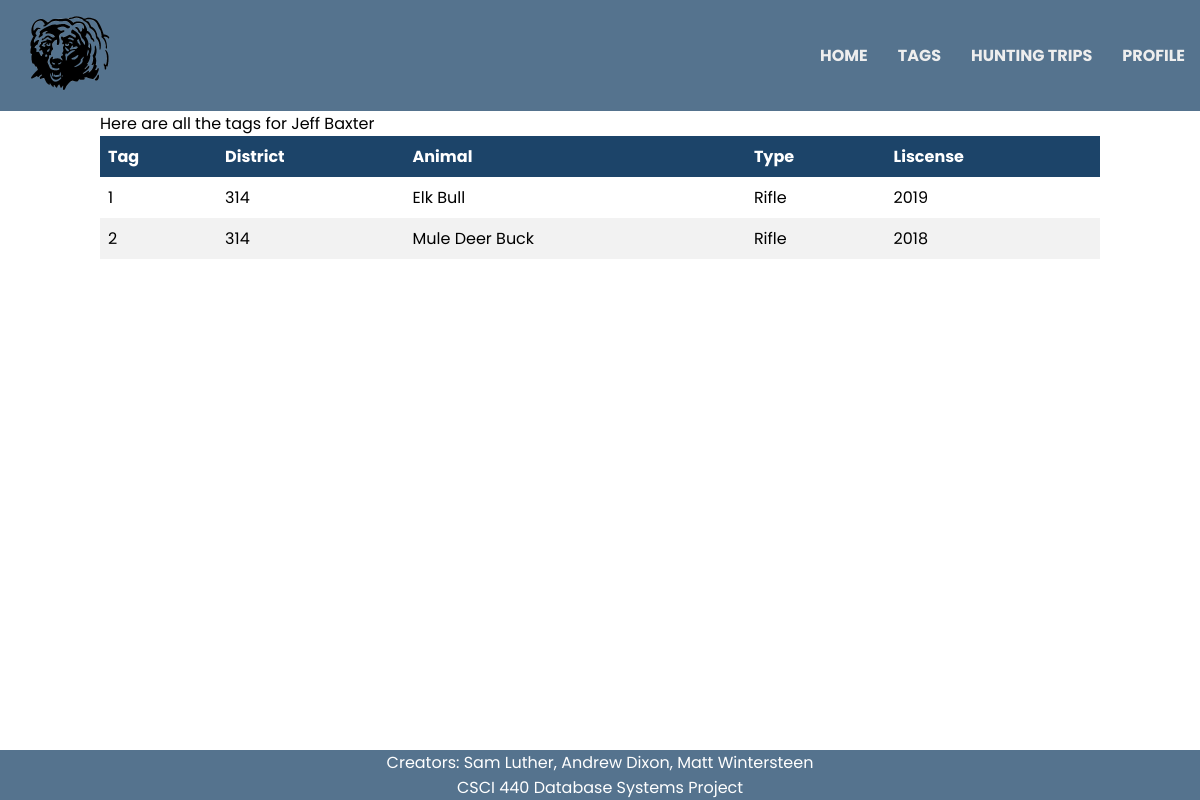
Page /tags.php (signed in) on the earlier database version.
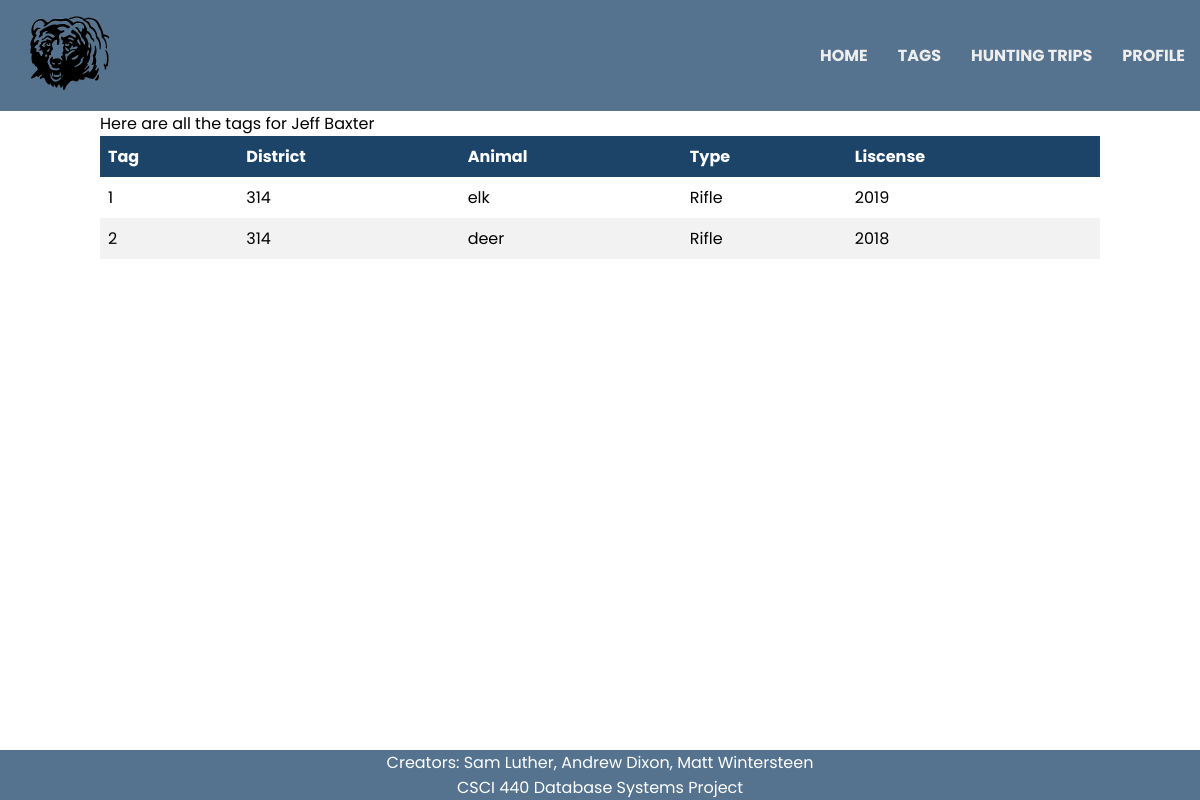
Same page on the later database version.
### tables this page shows
CREATE TABLE Tags(
Tag_id integer,
Hunter_id integer REFERENCES Hunter(Hunter_id),
District_id integer REFERENCES District(District_id),
Animal text,
Sex text,
Bow_rifle text,
Liscense_year integer NOT NULL,
PRIMARY KEY (Tag_id,Hunter_id,District_id));

### tags.php (the view, shortened to what this page needs)
<?php
include './meta/inc/header.php';
include_once './meta/assets/dbconnect.inc';
?>
<div class="container">
    <?php
    if(isset($_SESSION['id'])){
        echo "Here are all the tags for ".$_SESSION['Name']."<br>";
        $sql = "SELECT * FROM Tags WHERE Hunter_id = ".$_SESSION["id"].";";
        $result = $dbConn->query($sql) or die("Data query error");
        if($result-> num_rows > 0){
            echo "<table>";
            echo "<thead><tr><th>Tag</th><th>District</th><th>Animal</th><th>Type</th><th>Liscense</th></tr></thead><tbody>";
            while($row=$result->fetch_assoc()){
                echo "<tr><td>".$row["Tag_id"]."</td><td>".$row["District_id"]."</td><td>".$row["Animal"]."</td><td>".$row["Bow_rifle"]."</td><td>".$row["Liscense_year"]."</td></tr>";
            }
            echo "</tbody></table>";
        } else {
            echo "No tags found";
        }
    } else {
        header("Location: http://localhost:8080/tagtracker/");
    }
?>
</div>
<?php
include './meta/inc/footer.php';
?>

### meta/inc/header.php (shortened to what this page needs)
<HTML lang="en">
    <head>
        <link rel="stylesheet" href="meta/css/master.css">
    </head>
    <body>
        <header>
            <div class="header-container">
                <img src="meta/img/logo.png" id="logo">
                <ul id="nav">
                    <li><a href="index.php" id="first-link">Home</a></li>
                    <li><a href="tags.php">Tags</a></li>
                    <li><a href="huntingTrip.php">Hunting Trips</a></li>
                    <li><a href="profile.php">Profile</a></li>
                </ul>
            </div>
        </header>

### meta/inc/footer.php
<footer class="footer-class">
    <div class="footer-center">
        <p>Creators: Sam Luther, Andrew Dixon, Matt Wintersteen</p>
        <p>CSCI 440 Database Systems Project</p>
    </div>
</footer>
</body>
</HTML>

### meta/css/master.css (style rules this page uses)
header { background-color: rgba(28,68,105,.75); }
#logo { height: 100px; float: left; margin-top: 3px; margin-left: 20px; }
#nav { margin: 0px; padding: 0px; text-align: right; float: right; }
#nav li { display: block; float: left; }
#nav li a { display: block; padding: 43px 15px; text-decoration: none; font-weight: bold; text-transform: uppercase; color: #EEE; transition: all .2s linear; }
body { font-size: 16px; font-family: 'Poppins', sans-serif; margin: 0px; padding: 0px; background-color: #FFF; }
table { border-collapse: collapse; width: 100%; }
th, td { text-align: left; padding: 8px; }
tr:nth-child(even) { background-color: #f2f2f2 }
th { background-color: rgb(28,68,105); color: white; }
.container { width: 1000px; height 100%; margin: 0 auto; }
footer { position: fixed; bottom: 0; }
.footer-class { background-color: rgba(28,68,105,.75); box-sizing: border-box; width: 100%; text-align: left; font-family: 'Poppins', sans-serif; padding: 0px 0px 0px 0px; margin-top: 80px; }
.footer-class p { text-align: center; margin: 0px; padding: 0px; color: #FFF; }

Differences in the rows shown:
changed tags: Animal "Elk Bull" → "elk"
changed tags: Animal "Mule Deer Buck" → "deer"
